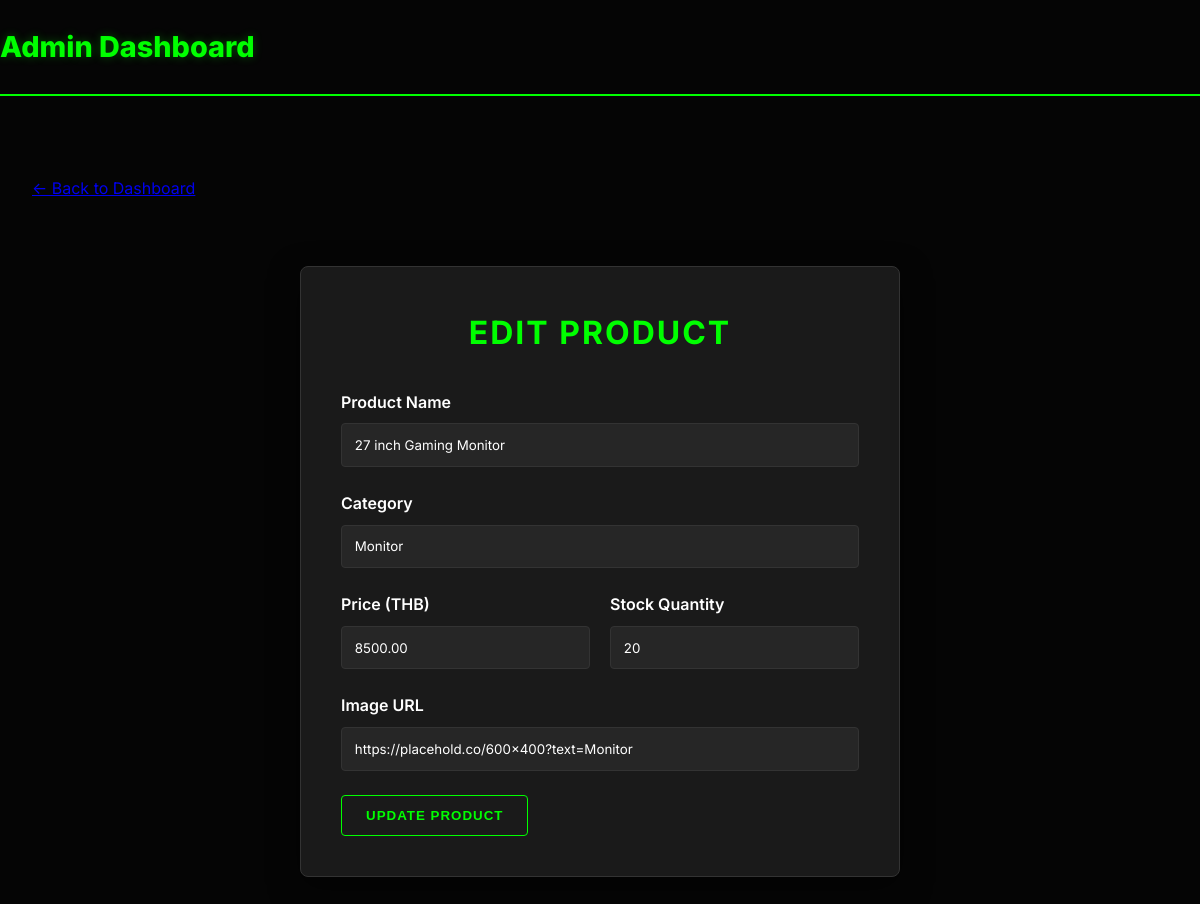
Screenshot of /edit_product.php?id=3 (signed in) with the database file from the repository.
### tables this page shows
CREATE TABLE IF NOT EXISTS products (
    id INT AUTO_INCREMENT PRIMARY KEY,
    name VARCHAR(255) NOT NULL,
    category VARCHAR(100) NOT NULL,
    price DECIMAL(10, 2) NOT NULL,
    stock INT NOT NULL DEFAULT 0,
    image_url VARCHAR(255),
    created_at TIMESTAMP DEFAULT CURRENT_TIMESTAMP
);

### edit_product.php (the view, shortened to what this page needs)
<?php
require_once 'db.php';
$id = $_GET['id'];
try {
    $stmt = $pdo->prepare("SELECT * FROM products WHERE id = ?");
    $stmt->execute([$id]);
    $product = $stmt->fetch();
} catch (PDOException $e) {
    die("Error fetching product: " . $e->getMessage());
}
?>
<!DOCTYPE html>
<html lang="en">
<head>
    <link rel="stylesheet" href="style.css">
    <link rel="stylesheet" href="style.css">
</head>
<body>
    <header>
        <div class="logo">
            <h1>Admin Dashboard</h1>
        </div>
    </header>
    <div class="container">
        <div class="header-actions">
            <a href="admin_dashboard.php" class="back-link">&larr; Back to Dashboard</a>
        </div>
        <div class="auth-container" style="max-width: 600px;">
            <h2 class="auth-title">Edit Product</h2>
            <form method="POST" action="">
                <div class="form-group">
                    <label for="name">Product Name</label>
                    <input type="text" id="name" name="name" value="<?php echo htmlspecialchars($product['name']); ?>"
                        required>
                </div>
                <div class="form-group">
                    <label for="category">Category</label>
                    <input type="text" id="category" name="category"
                        value="<?php echo htmlspecialchars($product['category']); ?>" required>
                </div>
                <div class="form-group flex-between" style="gap: 20px;">
                    <div class="w-full">
                        <label for="price">Price (THB)</label>
                        <input type="number" id="price" name="price" step="0.01" min="0"
                            value="<?php echo $product['price']; ?>" required>
                    </div>
                    <div class="w-full">
                        <label for="stock">Stock Quantity</label>
                        <input type="number" id="stock" name="stock" min="0" value="<?php echo $product['stock']; ?>"
                            required>
                    </div>
                </div>
                <div class="form-group">
                    <label for="image_url">Image URL</label>
                    <input type="url" id="image_url" name="image_url"
                        value="<?php echo htmlspecialchars($product['image_url']); ?>"
                        placeholder="https://example.com/image.jpg">
                </div>
                <button type="submit" class="btn">Update Product</button>
            </form>
        </div>
    </div>
</body>
</html>

### style.css (style rules this page uses)
:root { --bg-primary: #050505; --bg-secondary: #121212; --text-primary: #ffffff; --text-secondary: #a3a3a3; --accent-primary: #00ff00; --accent-secondary: #cc0000; --accent-hover: #33ff33; --danger: #ff0000; --success: #00ff00; --card-bg: #1a1a1a; --border-color: #333333; --input-bg: #262626; }
* { box-sizing: border-box; margin: 0; padding: 0; }
body { font-family: 'Inter', system-ui, -apple-system, sans-serif; background-color: var(--bg-primary); color: var(--text-primary); line-height: 1.6; min-height: 100vh; }
.container { max-width: 1200px; margin: 0 auto; padding: 2rem; }
header { display: flex; justify-content: space-between; align-items: center; padding: 1.5rem 0; border-bottom: 2px solid var(--accent-primary); margin-bottom: 3rem; background: var(--bg-primary); }
.logo h1 { font-size: 1.8rem; font-weight: 800; color: var(--accent-primary); text-shadow: 0 0 10px rgba(0, 255, 0, 0.3); margin: 0; }
.btn { display: inline-flex; align-items: center; justify-content: center; gap: 0.5rem; padding: 0.75rem 1.5rem; border-radius: 4px; font-weight: 700; text-decoration: none; transition: all 0.3s ease; border: 1px solid var(--accent-primary); cursor: pointer; background: transparent; color: var(--accent-primary); text-transform: uppercase; letter-spacing: 1px; }
.form-group { margin-bottom: 1.5rem; }
label { display: block; margin-bottom: 0.5rem; color: var(--text-primary); font-weight: 600; }
input, select, textarea { width: 100%; padding: 0.8rem; background: var(--input-bg); border: 1px solid var(--border-color); border-radius: 4px; color: var(--text-primary); font-family: inherit; transition: border-color 0.2s ease; }
.auth-container { max-width: 420px; margin: 4rem auto; padding: 2.5rem; background: var(--card-bg); border-radius: 8px; border: 1px solid var(--border-color); box-shadow: 0 10px 30px rgba(0, 0, 0, 0.5); }
.auth-title { text-align: center; margin-bottom: 2rem; color: var(--accent-primary); font-size: 2rem; text-transform: uppercase; letter-spacing: 2px; }
.flex-between { display: flex; justify-content: space-between; align-items: center; }
.w-full { width: 100%; }

### rows the page displays
products: name "27 inch Gaming Monitor", category "Monitor", price "8500.00", stock "20", image_url "https://placehold.co/600x400?text=Monitor"
